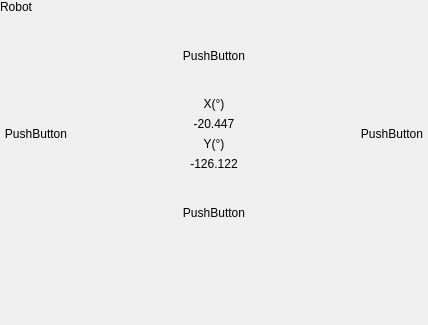
<?xml version="1.0" encoding="UTF-8"?>
<ui version="4.0">
 <class>MoveWidgetClass</class>
 <widget class="QWidget" name="MoveWidgetClass">
  <property name="geometry">
   <rect>
    <x>0</x>
    <y>0</y>
    <width>428</width>
    <height>325</height>
   </rect>
  </property>
  <property name="sizePolicy">
   <sizepolicy hsizetype="Expanding" vsizetype="Expanding">
    <horstretch>0</horstretch>
    <verstretch>0</verstretch>
   </sizepolicy>
  </property>
  <property name="windowTitle">
   <string>MoveWidget</string>
  </property>
  <property name="layoutDirection">
   <enum>Qt::LeftToRight</enum>
  </property>
  <layout class="QVBoxLayout" name="verticalLayout_4" stretch="0,1,2,1,1">
   <property name="leftMargin">
    <number>0</number>
   </property>
   <property name="topMargin">
    <number>0</number>
   </property>
   <property name="rightMargin">
    <number>0</number>
   </property>
   <property name="bottomMargin">
    <number>0</number>
   </property>
   <item>
    <widget class="QLabel" name="label_title">
     <property name="text">
      <string>Robot</string>
     </property>
     <property name="alignment">
      <set>Qt::AlignLeading|Qt::AlignLeft|Qt::AlignVCenter</set>
     </property>
    </widget>
   </item>
   <item>
    <layout class="QHBoxLayout" name="horizontalLayout_3" stretch="0,0,0">
     <item>
      <widget class="QLabel" name="direction">
       <property name="text">
        <string/>
       </property>
       <property name="alignment">
        <set>Qt::AlignLeading|Qt::AlignLeft|Qt::AlignTop</set>
       </property>
      </widget>
     </item>
     <item>
      <widget class="QToolButton" name="btn_front">
       <property name="sizePolicy">
        <sizepolicy hsizetype="Minimum" vsizetype="Fixed">
         <horstretch>0</horstretch>
         <verstretch>0</verstretch>
        </sizepolicy>
       </property>
       <property name="minimumSize">
        <size>
         <width>0</width>
         <height>0</height>
        </size>
       </property>
       <property name="baseSize">
        <size>
         <width>60</width>
         <height>60</height>
        </size>
       </property>
       <property name="styleSheet">
        <string notr="true">QToolButton
{
  border-style: flat;
  background: transparent;
}</string>
       </property>
       <property name="text">
        <string>PushButton</string>
       </property>
       <property name="iconSize">
        <size>
         <width>50</width>
         <height>50</height>
        </size>
       </property>
       <property name="toolButtonStyle">
        <enum>Qt::ToolButtonTextUnderIcon</enum>
       </property>
      </widget>
     </item>
     <item>
      <widget class="QLabel" name="label">
       <property name="text">
        <string/>
       </property>
       <property name="alignment">
        <set>Qt::AlignRight|Qt::AlignTop|Qt::AlignTrailing</set>
       </property>
      </widget>
     </item>
    </layout>
   </item>
   <item>
    <layout class="QHBoxLayout" name="horizontalLayout_2">
     <item>
      <widget class="QToolButton" name="btn_left">
       <property name="autoFillBackground">
        <bool>false</bool>
       </property>
       <property name="styleSheet">
        <string notr="true">QToolButton
{
  border-style: flat;
  background: transparent;
}</string>
       </property>
       <property name="text">
        <string>PushButton</string>
       </property>
       <property name="iconSize">
        <size>
         <width>50</width>
         <height>50</height>
        </size>
       </property>
       <property name="toolButtonStyle">
        <enum>Qt::ToolButtonTextUnderIcon</enum>
       </property>
      </widget>
     </item>
     <item>
      <layout class="QVBoxLayout" name="verticalLayout_2">
       <item>
        <widget class="QWidget" name="widget" native="true">
         <layout class="QVBoxLayout" name="verticalLayout">
          <property name="leftMargin">
           <number>0</number>
          </property>
          <property name="topMargin">
           <number>0</number>
          </property>
          <property name="rightMargin">
           <number>0</number>
          </property>
          <property name="bottomMargin">
           <number>0</number>
          </property>
          <item>
           <widget class="QLabel" name="label_x">
            <property name="layoutDirection">
             <enum>Qt::RightToLeft</enum>
            </property>
            <property name="text">
             <string>X(°)</string>
            </property>
            <property name="alignment">
             <set>Qt::AlignCenter</set>
            </property>
           </widget>
          </item>
          <item>
           <widget class="QLabel" name="label_xValue">
            <property name="text">
             <string>-20.447</string>
            </property>
            <property name="alignment">
             <set>Qt::AlignCenter</set>
            </property>
           </widget>
          </item>
         </layout>
        </widget>
       </item>
       <item>
        <widget class="QWidget" name="widget_4" native="true">
         <layout class="QVBoxLayout" name="verticalLayout_3">
          <property name="leftMargin">
           <number>0</number>
          </property>
          <property name="topMargin">
           <number>0</number>
          </property>
          <property name="rightMargin">
           <number>0</number>
          </property>
          <property name="bottomMargin">
           <number>0</number>
          </property>
          <item>
           <widget class="QLabel" name="label_y">
            <property name="layoutDirection">
             <enum>Qt::RightToLeft</enum>
            </property>
            <property name="text">
             <string>Y(°)</string>
            </property>
            <property name="alignment">
             <set>Qt::AlignCenter</set>
            </property>
           </widget>
          </item>
          <item>
           <widget class="QLabel" name="label_yValue">
            <property name="text">
             <string>-126.122</string>
            </property>
            <property name="alignment">
             <set>Qt::AlignCenter</set>
            </property>
           </widget>
          </item>
         </layout>
        </widget>
       </item>
      </layout>
     </item>
     <item>
      <widget class="QToolButton" name="btn_right">
       <property name="baseSize">
        <size>
         <width>0</width>
         <height>0</height>
        </size>
       </property>
       <property name="styleSheet">
        <string notr="true">QToolButton
{
  border-style: flat;
  background: transparent;
}</string>
       </property>
       <property name="text">
        <string>PushButton</string>
       </property>
       <property name="iconSize">
        <size>
         <width>50</width>
         <height>50</height>
        </size>
       </property>
       <property name="toolButtonStyle">
        <enum>Qt::ToolButtonTextUnderIcon</enum>
       </property>
      </widget>
     </item>
    </layout>
   </item>
   <item>
    <layout class="QHBoxLayout" name="horizontalLayout_4" stretch="0,0,0">
     <item>
      <widget class="QLabel" name="label_3">
       <property name="text">
        <string/>
       </property>
      </widget>
     </item>
     <item>
      <widget class="QToolButton" name="btn_rear">
       <property name="styleSheet">
        <string notr="true">QToolButton
{
  border-style: flat;
  background: transparent;
}</string>
       </property>
       <property name="text">
        <string>PushButton</string>
       </property>
       <property name="iconSize">
        <size>
         <width>50</width>
         <height>50</height>
        </size>
       </property>
       <property name="toolButtonStyle">
        <enum>Qt::ToolButtonTextUnderIcon</enum>
       </property>
      </widget>
     </item>
     <item>
      <widget class="QLabel" name="label_4">
       <property name="text">
        <string/>
       </property>
      </widget>
     </item>
    </layout>
   </item>
   <item>
    <layout class="QHBoxLayout" name="horizontalLayout" stretch="1">
     <item>
      <widget class="QWidget" name="widget_5" native="true">
       <layout class="QVBoxLayout" name="verticalLayout_5">
        <property name="leftMargin">
         <number>0</number>
        </property>
        <property name="topMargin">
         <number>0</number>
        </property>
        <property name="rightMargin">
         <number>0</number>
        </property>
        <property name="bottomMargin">
         <number>0</number>
        </property>
       </layout>
      </widget>
     </item>
    </layout>
   </item>
  </layout>
 </widget>
 <layoutdefault spacing="6" margin="11"/>
 <resources/>
 <connections/>
</ui>
